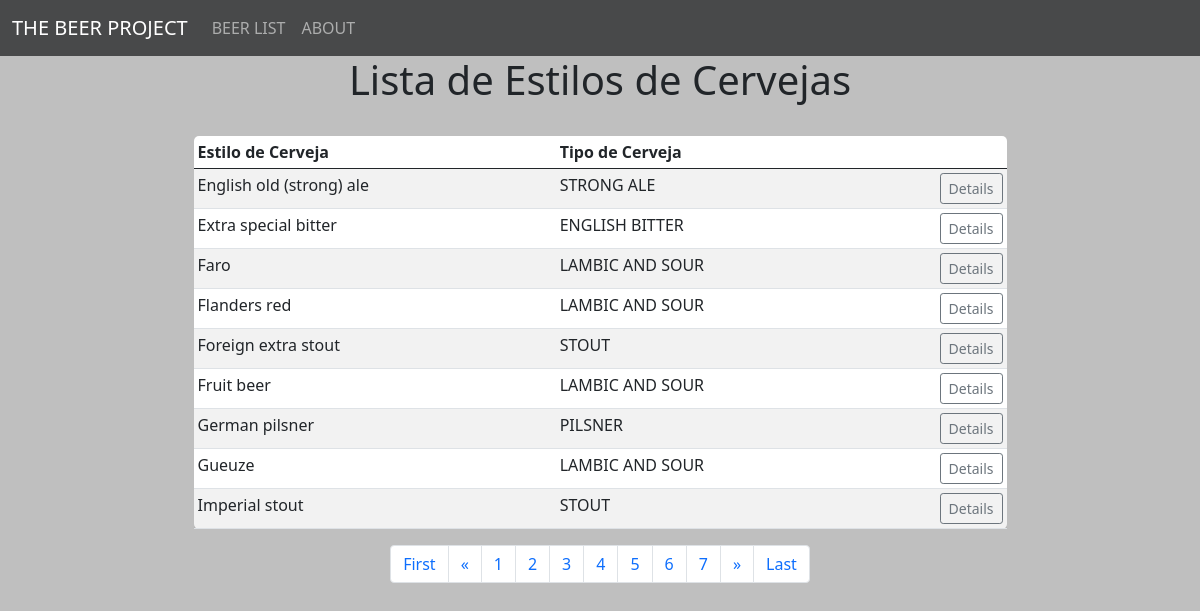
The app's page /beer_list?page=4 with its own data.
### beer/models.py (models this page shows, shortened)
class BeerData(models.Model):
    style_name = models.CharField(max_length=200)
    ABV_min = models.FloatField()
    ABV_max = models.FloatField()
    IBU_min = models.FloatField()
    IBU_max = models.FloatField()
    SRM_min = models.IntegerField()
    SRM_max = models.IntegerField()
    style_key_family = models.CharField(max_length=200)
    recommend = models.CharField(max_length=200)
    image = models.ImageField()
    food_pair = models.TextField(max_length=1000, blank=True)
    desc = models.TextField(max_length=1000, blank=True)

### beer/views.py (the view)
# urls.py: path('beer_list', views.beer_list, name='beer_list'),
def beer_list(request):
    beer_list = BeerData.objects.all().order_by('style_name')
    p = Paginator(beer_list, 9)
    page = request.GET.get('page')
    beers = p.get_page(page)
    nums = 'a' * beers.paginator.num_pages
    return render(request, 'beer/beer_list.html', {'beer_list':beer_list, 'beers':beers, 'nums':nums})

### templates/beer/beer_list.html
{% extends 'beer/base.html' %}
{% load static %}
{% block body_block %}
  <body>
    <div class="container w-75">
      <center>
        <h1>Lista de Estilos de Cervejas</h1>
        <br>
        <table class="table table-striped table-sm table-hover mmm">
          <thead>
            <th>Estilo de Cerveja</th>
            <th>Tipo de Cerveja</th>
            <th> </th>
          </thead>
          {% for beer in beers %}
          <tr>
            <td>{{ beer.style_name }}</td>
            <td>{{ beer.style_key_family | upper }}</td>
            <td align="right">
              <a href="{% url 'beer:beer_detail' beer.id %}" class="btn btn-outline-secondary btn-sm">Details</a>
            </td>
          </tr>
          {% endfor %}
        </table>
        <nav aria-label="Page navigation example">
          <ul class="pagination justify-content-center">
          {% if beers.has_previous %}
            <li class="page-item"><a class="page-link" href="?page=1">First</a></li>
            <li class="page-item"><a class="page-link" href="?page={{ beer.previous_page_number }}">&laquo</a></li>
          {% else %}
          <li class="page-item disabled"><a class="page-link" href="#">First</a></li>
          <li class="page-item disabled"><a class="page-link" href="#">&laquo</a></li>
          {% endif %}
            {% for i in nums %}
              <li class="page-item"><a class="page-link" href="?page={{ forloop.counter }}">{{ forloop.counter }}</a></li>
            {% endfor %}
          {% if beers.has_next %}
            <li class="page-item"><a class="page-link" href="?page={{ beers.next_page_number }}">&raquo</a></li>
            <li class="page-item"><a class="page-link" href="?page={{ beers.paginator.num_pages }}">Last</a></li>
          {% else %}
            <li class="page-item disabled"><a class="page-link" href="#">&raquo</a></li>
            <li class="page-item disabled"><a class="page-link" href="#">Last</a></li>
          {% endif %}
          </ul>
        </nav>
      </center>
    </div>
  </body>
{% endblock %}

### static/beer/css/style.css (style rules this page uses)
body { background: #bfbfbf; }
table { background-color: white; border-radius: 5px; }

### records on screen
BeerData: style_name "English old (strong) ale", style_key_family "STRONG ALE"
BeerData: style_name "Extra special bitter", style_key_family "ENGLISH BITTER"
BeerData: style_name "Faro", style_key_family "LAMBIC AND SOUR"
BeerData: style_name "Flanders red", style_key_family "LAMBIC AND SOUR"
BeerData: style_name "Foreign extra stout", style_key_family "STOUT"
BeerData: style_name "Fruit beer", style_key_family "LAMBIC AND SOUR"
BeerData: style_name "German pilsner", style_key_family "PILSNER"
BeerData: style_name "Gueuze", style_key_family "LAMBIC AND SOUR"
BeerData: style_name "Imperial stout", style_key_family "STOUT"
